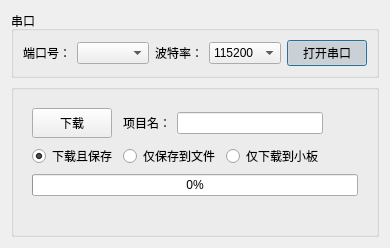
<?xml version="1.0" encoding="UTF-8"?>
<ui version="4.0">
 <class>ResUpAndDownLoads</class>
 <widget class="QDialog" name="ResUpAndDownLoads">
  <property name="geometry">
   <rect>
    <x>0</x>
    <y>0</y>
    <width>370</width>
    <height>228</height>
   </rect>
  </property>
  <property name="windowTitle">
   <string>Dialog</string>
  </property>
  <property name="styleSheet">
   <string notr="true">font: 75 10pt &quot;Aparajita&quot;;</string>
  </property>
  <layout class="QGridLayout" name="gridLayout_5">
   <item row="0" column="0" colspan="2">
    <widget class="QGroupBox" name="groupBox">
     <property name="title">
      <string>串口</string>
     </property>
     <property name="flat">
      <bool>true</bool>
     </property>
     <layout class="QGridLayout" name="gridLayout">
      <item row="0" column="1">
       <widget class="QLabel" name="label_2">
        <property name="text">
         <string>端口号：</string>
        </property>
       </widget>
      </item>
      <item row="0" column="2">
       <widget class="QComboBox" name="comboBox_COM"/>
      </item>
      <item row="0" column="3">
       <widget class="QLabel" name="label">
        <property name="text">
         <string>波特率：</string>
        </property>
       </widget>
      </item>
      <item row="0" column="4">
       <widget class="QComboBox" name="comboBox_BAUD">
        <item>
         <property name="text">
          <string>115200</string>
         </property>
        </item>
        <item>
         <property name="text">
          <string>57600</string>
         </property>
        </item>
        <item>
         <property name="text">
          <string>38400</string>
         </property>
        </item>
        <item>
         <property name="text">
          <string>19200</string>
         </property>
        </item>
        <item>
         <property name="text">
          <string>14400</string>
         </property>
        </item>
        <item>
         <property name="text">
          <string>9600</string>
         </property>
        </item>
        <item>
         <property name="text">
          <string>4800</string>
         </property>
        </item>
       </widget>
      </item>
      <item row="0" column="5">
       <spacer name="horizontalSpacer_3">
        <property name="orientation">
         <enum>Qt::Horizontal</enum>
        </property>
        <property name="sizeHint" stdset="0">
         <size>
          <width>40</width>
          <height>20</height>
         </size>
        </property>
       </spacer>
      </item>
      <item row="0" column="6">
       <widget class="QPushButton" name="pushButton_UART">
        <property name="text">
         <string>打开串口</string>
        </property>
        <property name="checkable">
         <bool>true</bool>
        </property>
        <property name="checked">
         <bool>true</bool>
        </property>
       </widget>
      </item>
      <item row="0" column="0">
       <spacer name="horizontalSpacer_2">
        <property name="orientation">
         <enum>Qt::Horizontal</enum>
        </property>
        <property name="sizeHint" stdset="0">
         <size>
          <width>40</width>
          <height>20</height>
         </size>
        </property>
       </spacer>
      </item>
     </layout>
    </widget>
   </item>
   <item row="2" column="0" colspan="2">
    <widget class="QGroupBox" name="groupBox_4">
     <property name="title">
      <string/>
     </property>
     <property name="flat">
      <bool>true</bool>
     </property>
     <layout class="QGridLayout" name="gridLayout_4">
      <item row="0" column="0">
       <widget class="QStackedWidget" name="stackedWidget">
        <property name="currentIndex">
         <number>1</number>
        </property>
        <widget class="QWidget" name="page">
         <layout class="QGridLayout" name="gridLayout_3">
          <item row="2" column="1">
           <spacer name="verticalSpacer">
            <property name="orientation">
             <enum>Qt::Vertical</enum>
            </property>
            <property name="sizeHint" stdset="0">
             <size>
              <width>20</width>
              <height>37</height>
             </size>
            </property>
           </spacer>
          </item>
          <item row="1" column="0">
           <widget class="QLabel" name="label_6">
            <property name="maximumSize">
             <size>
              <width>60</width>
              <height>16777215</height>
             </size>
            </property>
            <property name="text">
             <string>项目名：</string>
            </property>
           </widget>
          </item>
          <item row="1" column="1">
           <widget class="QLabel" name="label_inItem">
            <property name="styleSheet">
             <string notr="true">background-color: rgb(255, 255, 255);</string>
            </property>
            <property name="text">
             <string/>
            </property>
           </widget>
          </item>
          <item row="0" column="0">
           <widget class="QPushButton" name="pushButton_IN">
            <property name="minimumSize">
             <size>
              <width>0</width>
              <height>30</height>
             </size>
            </property>
            <property name="maximumSize">
             <size>
              <width>80</width>
              <height>16777215</height>
             </size>
            </property>
            <property name="text">
             <string>上传</string>
            </property>
           </widget>
          </item>
         </layout>
        </widget>
        <widget class="QWidget" name="page_2">
         <layout class="QGridLayout" name="gridLayout_2">
          <item row="7" column="0" colspan="5">
           <widget class="QLabel" name="label_Show">
            <property name="text">
             <string/>
            </property>
           </widget>
          </item>
          <item row="6" column="0" colspan="5">
           <widget class="QProgressBar" name="progressBar">
            <property name="value">
             <number>0</number>
            </property>
           </widget>
          </item>
          <item row="0" column="0">
           <widget class="QPushButton" name="pushButton_OUT">
            <property name="minimumSize">
             <size>
              <width>0</width>
              <height>30</height>
             </size>
            </property>
            <property name="maximumSize">
             <size>
              <width>80</width>
              <height>16777215</height>
             </size>
            </property>
            <property name="text">
             <string>下载</string>
            </property>
           </widget>
          </item>
          <item row="2" column="0">
           <widget class="QRadioButton" name="radioDownAndFile">
            <property name="text">
             <string>下载且保存</string>
            </property>
            <property name="checked">
             <bool>true</bool>
            </property>
           </widget>
          </item>
          <item row="2" column="3">
           <widget class="QRadioButton" name="radioOnlyHardBtn">
            <property name="text">
             <string>仅下载到小板</string>
            </property>
           </widget>
          </item>
          <item row="0" column="1">
           <widget class="QLabel" name="label_3">
            <property name="text">
             <string>项目名：</string>
            </property>
           </widget>
          </item>
          <item row="0" column="2" colspan="2">
           <widget class="QLineEdit" name="lineEdit_OUTItem"/>
          </item>
          <item row="2" column="1" colspan="2">
           <widget class="QRadioButton" name="radioOnlyFileBtn">
            <property name="text">
             <string>仅保存到文件</string>
            </property>
           </widget>
          </item>
         </layout>
        </widget>
       </widget>
      </item>
     </layout>
    </widget>
   </item>
  </layout>
 </widget>
 <resources/>
 <connections/>
</ui>
